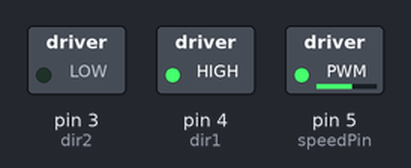
This sketch was run on a simulated Arduino Uno, built with avr-gcc and run on an emulated ATmega328P. On the bench: switched loads named in the sketch (green lamp = pin HIGH).

Above: at 0.1 s.
Timing chart, 0 to 1.6 s (numbered marks = the images above):
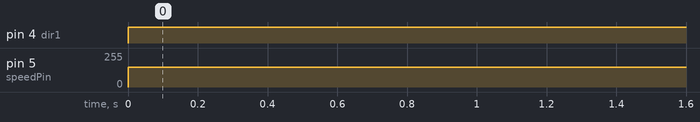

The sketch:

DC_Motor_Speed.ino
```cpp
/*
 * Uses L293D to control speed and direction of motor
*/


int speedPin = 5;
int dir1 = 4;
int dir2 = 3;
int mSpeed = 150;

void setup() {
  pinMode(speedPin,OUTPUT);
  pinMode(dir1,OUTPUT);
  pinMode(dir2,OUTPUT);
  Serial.begin(9600);
}

void loop() {
  digitalWrite(dir1,HIGH);
  digitalWrite(dir2,LOW);
  analogWrite(speedPin,mSpeed);

}
```

Measured:
- by itself, pin 4 (dir1): LOW → HIGH at 0.00 s
- by itself, pin 5 (speedPin): 0/255 → 150/255 at 0.00 s
